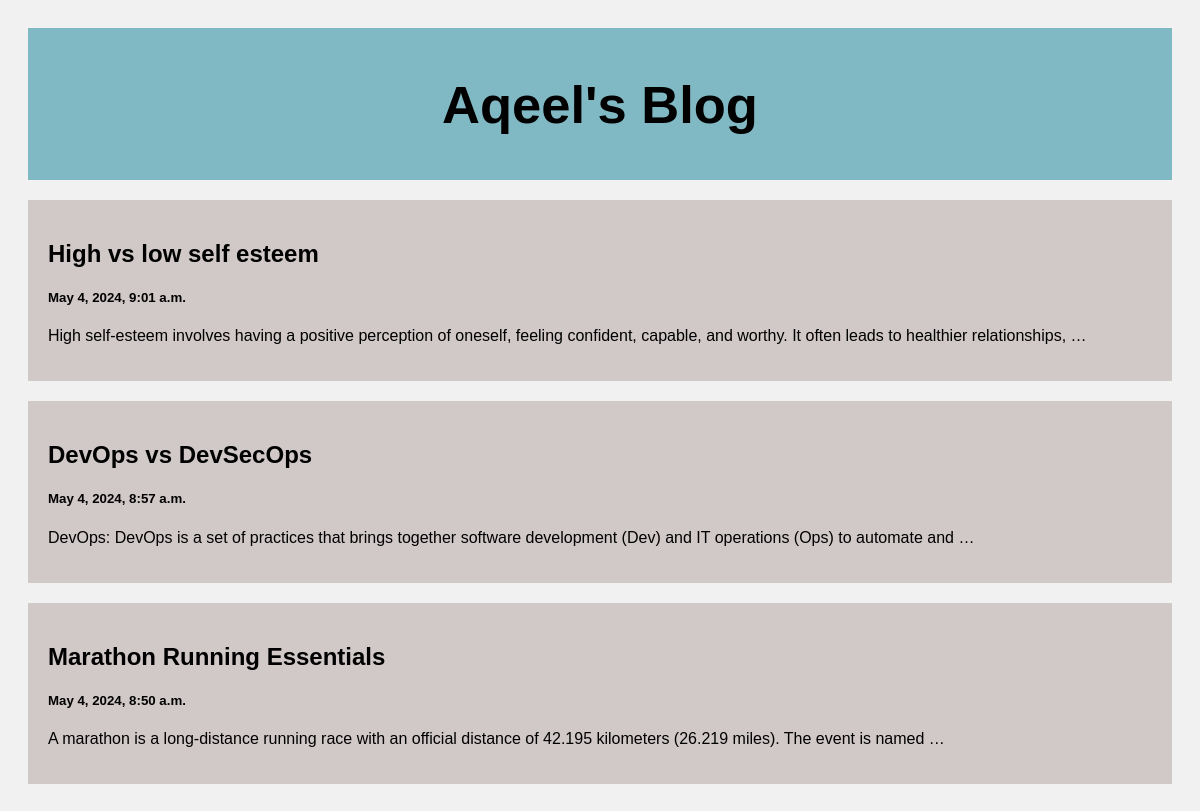
The page / on the database its author committed.
### posts/models.py (models this page shows)
class Post(models.Model):
    title = models.CharField(max_length=100)
    body = models.TextField()
    date = models.DateTimeField(default=datetime.now, blank=True)

### posts/views.py (the view)
# urls.py: path('', views.index, name='index'),
def index(request):
    posts = Post.objects.all()
    return render(request, 'index.html', {'posts': posts})

### templates/index.html (shortened to what this page needs)
<!DOCTYPE html>
<html>
<head>
</head>
<body>
  <div class="header">
    <h2>Aqeel's Blog</h2>
  </div>
  <div class="row">
    <div class="leftcolumn">
      {% for post in posts reversed %}
      <div class="card">
        <a style="text-decoration: none; color: black;" href="/post/{{post.id}}">
          <h2>{{post.title}}</h2>
          <h5>{{post.date}}</h5>
          <p>{{post.body|truncatewords:20}}</p>
        </a>
      </div>
      {% endfor %}
    </div>
  </div>
</body>
</html>

### templates/index.html (style rules this page uses)
* { box-sizing: border-box; }
body { font-family: Arial; padding: 20px; background: #f1f1f1; }
.header { padding: 2px; font-size: 35px; text-align: center; background: rgb(128, 185, 196); }
.leftcolumn { float: left; width: 100%; }
.card { background-color: rgb(209, 200, 200); padding: 20px; margin-top: 20px; }
.row:after { content: ""; display: table; clear: both; }

### rows shown on the page
Post: title "High vs low self esteem", date "May 4, 2024, 9:01 a.m.", body "High self-esteem involves having a positive perception of oneself, feeling confident, capable, and worthy. It often leads to healthier relationships, …"
Post: title "DevOps vs DevSecOps", date "May 4, 2024, 8:57 a.m.", body "DevOps: DevOps is a set of practices that brings together software development (Dev) and IT operations (Ops) to automate and …"
Post: title "Marathon Running Essentials", date "May 4, 2024, 8:50 a.m.", body "A marathon is a long-distance running race with an official distance of 42.195 kilometers (26.219 miles). The event is named …"
